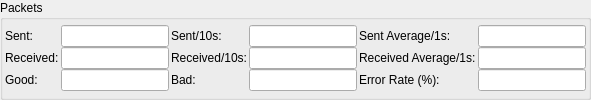
             <widget class="QGroupBox" name="groupBox_8">
              <property name="title">
               <string>Packets</string>
              </property>
              <layout class="QGridLayout" name="gridLayout_10">
               <property name="leftMargin">
                <number>2</number>
               </property>
               <property name="topMargin">
                <number>0</number>
               </property>
               <property name="rightMargin">
                <number>2</number>
               </property>
               <property name="bottomMargin">
                <number>1</number>
               </property>
               <property name="spacing">
                <number>0</number>
               </property>
               <item row="0" column="0">
                <layout class="QGridLayout" name="gridLayout_9">
                 <property name="topMargin">
                  <number>1</number>
                 </property>
                 <property name="bottomMargin">
                  <number>1</number>
                 </property>
                 <property name="horizontalSpacing">
                  <number>2</number>
                 </property>
                 <property name="verticalSpacing">
                  <number>0</number>
                 </property>
                 <item row="0" column="1">
                  <widget class="QLineEdit" name="edit_SpeedPacketsSent">
                   <property name="readOnly">
                    <bool>true</bool>
                   </property>
                  </widget>
                 </item>
                 <item row="1" column="1">
                  <widget class="QLineEdit" name="edit_SpeedPacketsRec">
                   <property name="readOnly">
                    <bool>true</bool>
                   </property>
                  </widget>
                 </item>
                 <item row="0" column="4">
                  <widget class="QLabel" name="label_36">
                   <property name="text">
                    <string>Sent Average/1s:</string>
                   </property>
                  </widget>
                 </item>
                 <item row="1" column="0">
                  <widget class="QLabel" name="label_SpeedConn_3">
                   <property name="text">
                    <string>Received:</string>
                   </property>
                  </widget>
                 </item>
                 <item row="0" column="3">
                  <widget class="QLineEdit" name="edit_SpeedPacketsSent10s">
                   <property name="readOnly">
                    <bool>true</bool>
                   </property>
                  </widget>
                 </item>
                 <item row="1" column="3">
                  <widget class="QLineEdit" name="edit_SpeedPacketsRec10s">
                   <property name="readOnly">
                    <bool>true</bool>
                   </property>
                  </widget>
                 </item>
                 <item row="1" column="4">
                  <widget class="QLabel" name="label_37">
                   <property name="text">
                    <string>Received Average/1s:</string>
                   </property>
                  </widget>
                 </item>
                 <item row="0" column="2">
                  <widget class="QLabel" name="label_8">
                   <property name="text">
                    <string>Sent/10s:</string>
                   </property>
                  </widget>
                 </item>
                 <item row="1" column="2">
                  <widget class="QLabel" name="label_9">
                   <property name="text">
                    <string>Received/10s:</string>
                   </property>
                  </widget>
                 </item>
                 <item row="0" column="0">
                  <widget class="QLabel" name="label_SpeedConn_2">
                   <property name="text">
                    <string>Sent:</string>
                   </property>
                  </widget>
                 </item>
                 <item row="2" column="0">
                  <widget class="QLabel" name="label_10">
                   <property name="text">
                    <string>Good:</string>
                   </property>
                  </widget>
                 </item>
                 <item row="0" column="5">
                  <widget class="QLineEdit" name="edit_SpeedPacketsSentAvg">
                   <property name="enabled">
                    <bool>true</bool>
                   </property>
                   <property name="readOnly">
                    <bool>true</bool>
                   </property>
                  </widget>
                 </item>
                 <item row="1" column="5">
                  <widget class="QLineEdit" name="edit_SpeedPacketsRecAvg">
                   <property name="enabled">
                    <bool>true</bool>
                   </property>
                   <property name="readOnly">
                    <bool>true</bool>
                   </property>
                  </widget>
                 </item>
                 <item row="2" column="2">
                  <widget class="QLabel" name="label_39">
                   <property name="text">
                    <string>Bad:</string>
                   </property>
                  </widget>
                 </item>
                 <item row="2" column="3">
                  <widget class="QLineEdit" name="edit_SpeedPacketsBad">
                   <property name="enabled">
                    <bool>true</bool>
                   </property>
                   <property name="readOnly">
                    <bool>true</bool>
                   </property>
                  </widget>
                 </item>
                 <item row="2" column="1">
                  <widget class="QLineEdit" name="edit_SpeedPacketsGood">
                   <property name="enabled">
                    <bool>true</bool>
                   </property>
                   <property name="readOnly">
                    <bool>true</bool>
                   </property>
                  </widget>
                 </item>
                 <item row="2" column="4">
                  <widget class="QLabel" name="label_42">
                   <property name="text">
                    <string>Error Rate (%):</string>
                   </property>
                  </widget>
                 </item>
                 <item row="2" column="5">
                  <widget class="QLineEdit" name="edit_SpeedPacketsErrorRate">
                   <property name="enabled">
                    <bool>true</bool>
                   </property>
                   <property name="readOnly">
                    <bool>true</bool>
                   </property>
                  </widget>
                 </item>
                </layout>
               </item>
              </layout>
             </widget>
